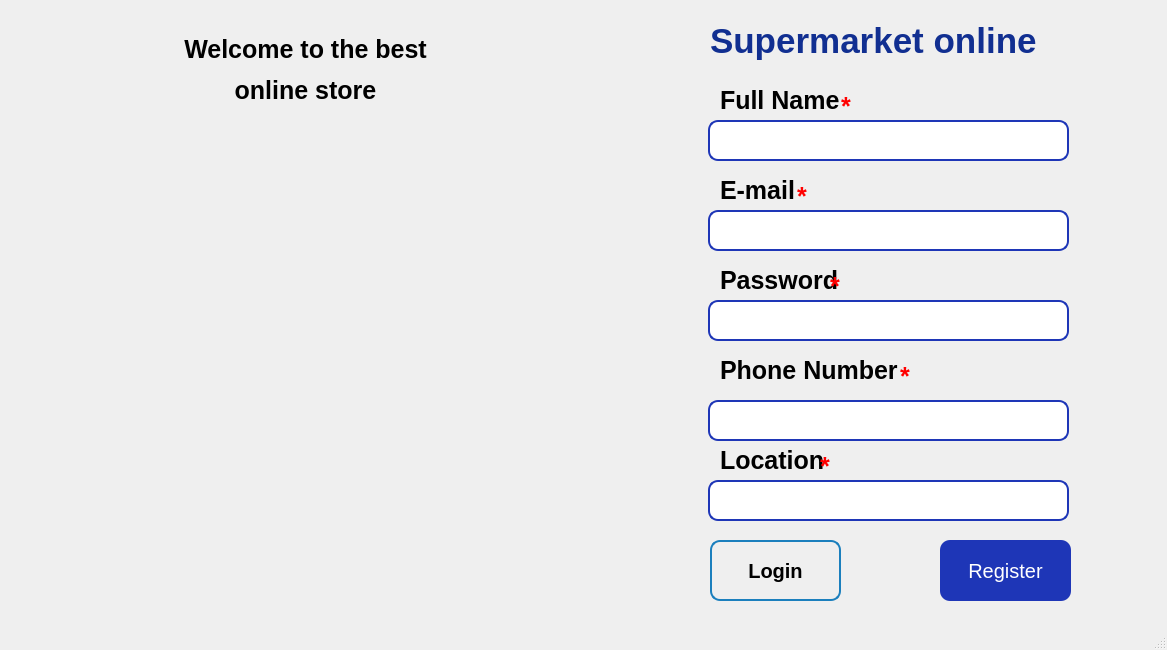
<?xml version="1.0" encoding="UTF-8"?>
<ui version="4.0">
 <class>MainWindowRegister</class>
 <widget class="QMainWindow" name="MainWindowRegister">
  <property name="geometry">
   <rect>
    <x>0</x>
    <y>0</y>
    <width>1167</width>
    <height>650</height>
   </rect>
  </property>
  <property name="windowTitle">
   <string>MainWindow</string>
  </property>
  <property name="styleSheet">
   <string notr="true">/*background-image: url(&quot;:/imgs/register_page/Register_page_2.png&quot;);*/</string>
  </property>
  <widget class="QWidget" name="centralwidget">
   <widget class="QPushButton" name="pushButton_1">
    <property name="geometry">
     <rect>
      <x>940</x>
      <y>540</y>
      <width>131</width>
      <height>61</height>
     </rect>
    </property>
    <property name="styleSheet">
     <string notr="true">background-color: #1E36B7;
color: #FFFFFF;
border-radius: 10px;
font-size: 20px;</string>
    </property>
    <property name="text">
     <string>Register</string>
    </property>
   </widget>
   <widget class="QPushButton" name="pushButton_2">
    <property name="geometry">
     <rect>
      <x>710</x>
      <y>540</y>
      <width>131</width>
      <height>61</height>
     </rect>
    </property>
    <property name="styleSheet">
     <string notr="true">border-color: #1B7FBD;
border-style:solid;
border-width: 2px;
border-radius: 10px;
font-size: 20px;
font-weight: bold;</string>
    </property>
    <property name="text">
     <string>Login</string>
    </property>
   </widget>
   <widget class="QLineEdit" name="lineEdit_2">
    <property name="geometry">
     <rect>
      <x>708</x>
      <y>120</y>
      <width>361</width>
      <height>41</height>
     </rect>
    </property>
    <property name="styleSheet">
     <string notr="true">border-style: solid;
border-radius: 10px;
border-width: 2px;
border-color: #1E36B7;
background-color: #FFFFFF;
font-size: 25px;</string>
    </property>
   </widget>
   <widget class="QLineEdit" name="lineEdit_3">
    <property name="geometry">
     <rect>
      <x>708</x>
      <y>210</y>
      <width>361</width>
      <height>41</height>
     </rect>
    </property>
    <property name="styleSheet">
     <string notr="true">border-style: solid;
border-radius: 10px;
border-width: 2px;
border-color: #1E36B7;
background-color: #FFFFFF;
font-size: 25px;</string>
    </property>
   </widget>
   <widget class="QLineEdit" name="lineEdit_4">
    <property name="geometry">
     <rect>
      <x>708</x>
      <y>300</y>
      <width>361</width>
      <height>41</height>
     </rect>
    </property>
    <property name="styleSheet">
     <string notr="true">border-style: solid;
border-radius: 10px;
border-width: 2px;
border-color: #1E36B7;
background-color: #FFFFFF;
font-size: 25px;</string>
    </property>
   </widget>
   <widget class="QLineEdit" name="lineEdit_5">
    <property name="geometry">
     <rect>
      <x>708</x>
      <y>400</y>
      <width>361</width>
      <height>41</height>
     </rect>
    </property>
    <property name="styleSheet">
     <string notr="true">border-style: solid;
border-radius: 10px;
border-width: 2px;
border-color: #1E36B7;
background-color: #FFFFFF;
font-size: 25px;</string>
    </property>
   </widget>
   <widget class="QLineEdit" name="lineEdit_6">
    <property name="geometry">
     <rect>
      <x>708</x>
      <y>480</y>
      <width>361</width>
      <height>41</height>
     </rect>
    </property>
    <property name="styleSheet">
     <string notr="true">border-style: solid;
border-radius: 10px;
border-width: 2px;
border-color: #1E36B7;
background-color: #FFFFFF;
font-size: 25px;</string>
    </property>
   </widget>
   <widget class="QLabel" name="label">
    <property name="geometry">
     <rect>
      <x>710</x>
      <y>20</y>
      <width>331</width>
      <height>41</height>
     </rect>
    </property>
    <property name="styleSheet">
     <string notr="true">color: #112f91;
font-size: 35px;
font-weight: bold;</string>
    </property>
    <property name="text">
     <string>Supermarket online</string>
    </property>
   </widget>
   <widget class="QLabel" name="label_6">
    <property name="geometry">
     <rect>
      <x>1043</x>
      <y>34</y>
      <width>31</width>
      <height>21</height>
     </rect>
    </property>
    <property name="styleSheet">
     <string notr="true">background-image: url(&quot;:/imgs/login_page/iconofshopping.svg&quot;);
background-repeat: no-repeat;
background-position: center;
border-style:none;</string>
    </property>
    <property name="text">
     <string/>
    </property>
   </widget>
   <widget class="QLabel" name="label_7">
    <property name="geometry">
     <rect>
      <x>40</x>
      <y>90</y>
      <width>521</width>
      <height>561</height>
     </rect>
    </property>
    <property name="styleSheet">
     <string notr="true">background-image: url(&quot;:/imgs/register_page/register.svg&quot;);
background-repeat: no-repeat;
background-position: center;
border-style:none;</string>
    </property>
    <property name="text">
     <string/>
    </property>
   </widget>
   <widget class="QLabel" name="label_2">
    <property name="geometry">
     <rect>
      <x>150</x>
      <y>20</y>
      <width>311</width>
      <height>101</height>
     </rect>
    </property>
    <property name="styleSheet">
     <string notr="true">font-weight: bold;
font-size: 25px;
</string>
    </property>
    <property name="text">
     <string>&lt;html&gt;&lt;head/&gt;&lt;body&gt;&lt;p align=&quot;center&quot;&gt;Welcome to the best&lt;/p&gt;&lt;p align=&quot;center&quot;&gt;online store&lt;/p&gt;&lt;/body&gt;&lt;/html&gt;</string>
    </property>
   </widget>
   <widget class="QLabel" name="label_3">
    <property name="geometry">
     <rect>
      <x>720</x>
      <y>90</y>
      <width>131</width>
      <height>20</height>
     </rect>
    </property>
    <property name="styleSheet">
     <string notr="true">font-size: 25px;
font-weight: bold;</string>
    </property>
    <property name="text">
     <string>Full Name</string>
    </property>
   </widget>
   <widget class="QLabel" name="label_4">
    <property name="geometry">
     <rect>
      <x>720</x>
      <y>180</y>
      <width>81</width>
      <height>20</height>
     </rect>
    </property>
    <property name="styleSheet">
     <string notr="true">font-size: 25px;
font-weight: bold;</string>
    </property>
    <property name="text">
     <string>E-mail</string>
    </property>
   </widget>
   <widget class="QLabel" name="label_5">
    <property name="geometry">
     <rect>
      <x>720</x>
      <y>270</y>
      <width>121</width>
      <height>20</height>
     </rect>
    </property>
    <property name="styleSheet">
     <string notr="true">font-size: 25px;
font-weight: bold;</string>
    </property>
    <property name="text">
     <string>Password</string>
    </property>
   </widget>
   <widget class="QLabel" name="label_8">
    <property name="geometry">
     <rect>
      <x>720</x>
      <y>360</y>
      <width>191</width>
      <height>20</height>
     </rect>
    </property>
    <property name="styleSheet">
     <string notr="true">font-size: 25px;
font-weight: bold;</string>
    </property>
    <property name="text">
     <string>Phone Number</string>
    </property>
   </widget>
   <widget class="QLabel" name="label_9">
    <property name="geometry">
     <rect>
      <x>720</x>
      <y>450</y>
      <width>111</width>
      <height>20</height>
     </rect>
    </property>
    <property name="styleSheet">
     <string notr="true">font-size: 25px;
font-weight: bold;</string>
    </property>
    <property name="text">
     <string>Location</string>
    </property>
   </widget>
   <widget class="QLabel" name="label_10">
    <property name="geometry">
     <rect>
      <x>841</x>
      <y>96</y>
      <width>21</width>
      <height>20</height>
     </rect>
    </property>
    <property name="styleSheet">
     <string notr="true">color: red;
font-weight:bold;
font-size: 25px;</string>
    </property>
    <property name="text">
     <string>*</string>
    </property>
   </widget>
   <widget class="QLabel" name="label_11">
    <property name="geometry">
     <rect>
      <x>797</x>
      <y>186</y>
      <width>21</width>
      <height>20</height>
     </rect>
    </property>
    <property name="styleSheet">
     <string notr="true">color: red;
font-weight:bold;
font-size: 25px;</string>
    </property>
    <property name="text">
     <string>*</string>
    </property>
   </widget>
   <widget class="QLabel" name="label_12">
    <property name="geometry">
     <rect>
      <x>830</x>
      <y>276</y>
      <width>21</width>
      <height>20</height>
     </rect>
    </property>
    <property name="styleSheet">
     <string notr="true">color: red;
font-weight:bold;
font-size: 25px;</string>
    </property>
    <property name="text">
     <string>*</string>
    </property>
   </widget>
   <widget class="QLabel" name="label_13">
    <property name="geometry">
     <rect>
      <x>900</x>
      <y>366</y>
      <width>21</width>
      <height>20</height>
     </rect>
    </property>
    <property name="styleSheet">
     <string notr="true">color: red;
font-weight:bold;
font-size: 25px;</string>
    </property>
    <property name="text">
     <string>*</string>
    </property>
   </widget>
   <widget class="QLabel" name="label_14">
    <property name="geometry">
     <rect>
      <x>820</x>
      <y>456</y>
      <width>21</width>
      <height>20</height>
     </rect>
    </property>
    <property name="styleSheet">
     <string notr="true">color: red;
font-weight:bold;
font-size: 25px;</string>
    </property>
    <property name="text">
     <string>*</string>
    </property>
   </widget>
   <widget class="QPushButton" name="pushButton">
    <property name="geometry">
     <rect>
      <x>1030</x>
      <y>308</y>
      <width>31</width>
      <height>29</height>
     </rect>
    </property>
    <property name="styleSheet">
     <string notr="true">background-color: white;
border-radius: 10px;</string>
    </property>
    <property name="text">
     <string/>
    </property>
    <property name="icon">
     <iconset resource="resources.qrc">
      <normaloff>:/imgs/register_page/view.png</normaloff>:/imgs/register_page/view.png</iconset>
    </property>
   </widget>
   <widget class="QPushButton" name="pushButton_3">
    <property name="geometry">
     <rect>
      <x>1030</x>
      <y>308</y>
      <width>31</width>
      <height>29</height>
     </rect>
    </property>
    <property name="styleSheet">
     <string notr="true">background-color: white;
border-radius: 10px;</string>
    </property>
    <property name="text">
     <string/>
    </property>
    <property name="icon">
     <iconset resource="resources.qrc">
      <normaloff>:/imgs/register_page/hide.png</normaloff>:/imgs/register_page/hide.png</iconset>
    </property>
   </widget>
  </widget>
  <widget class="QMenuBar" name="menubar">
   <property name="geometry">
    <rect>
     <x>0</x>
     <y>0</y>
     <width>1167</width>
     <height>26</height>
    </rect>
   </property>
  </widget>
  <widget class="QStatusBar" name="statusbar"/>
 </widget>
 <resources>
  <include location="resources.qrc"/>
 </resources>
 <connections/>
</ui>
